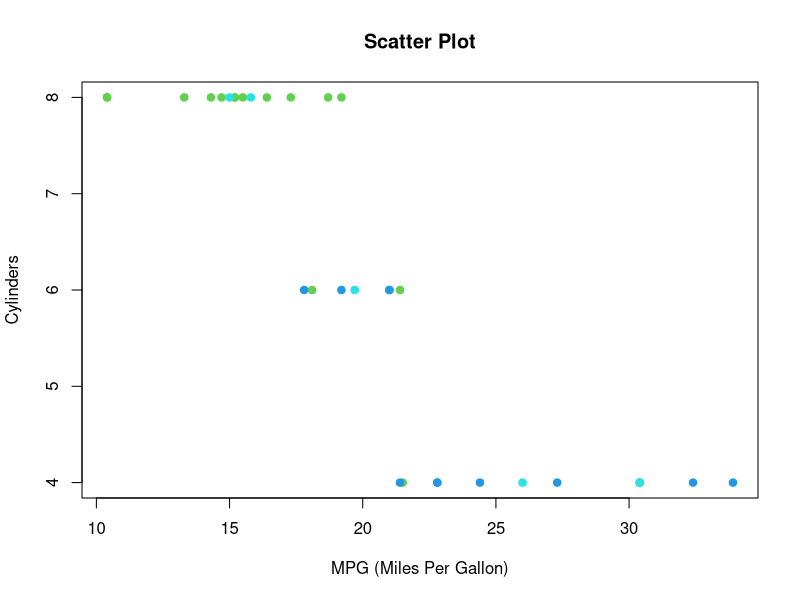
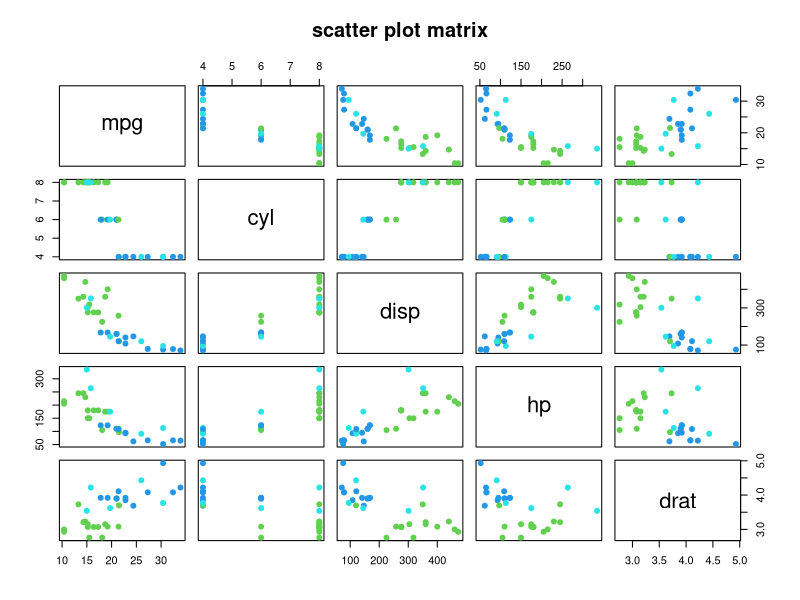
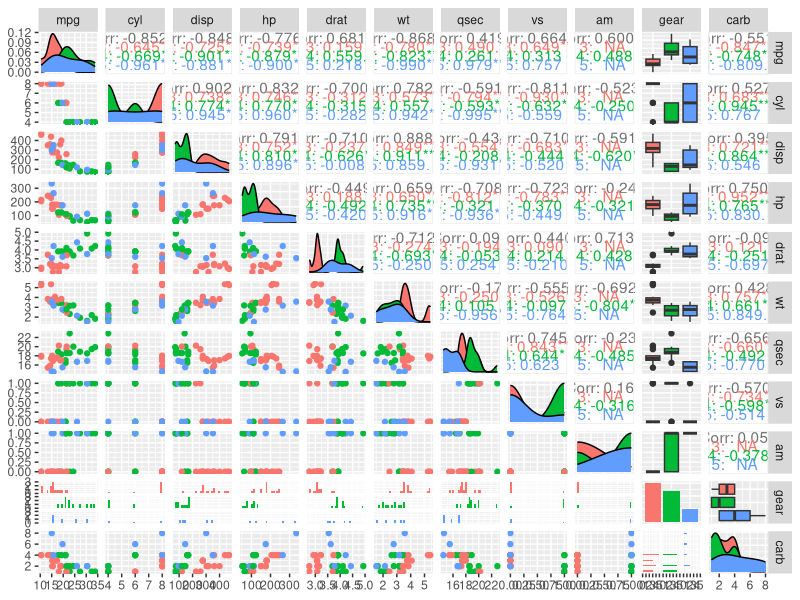
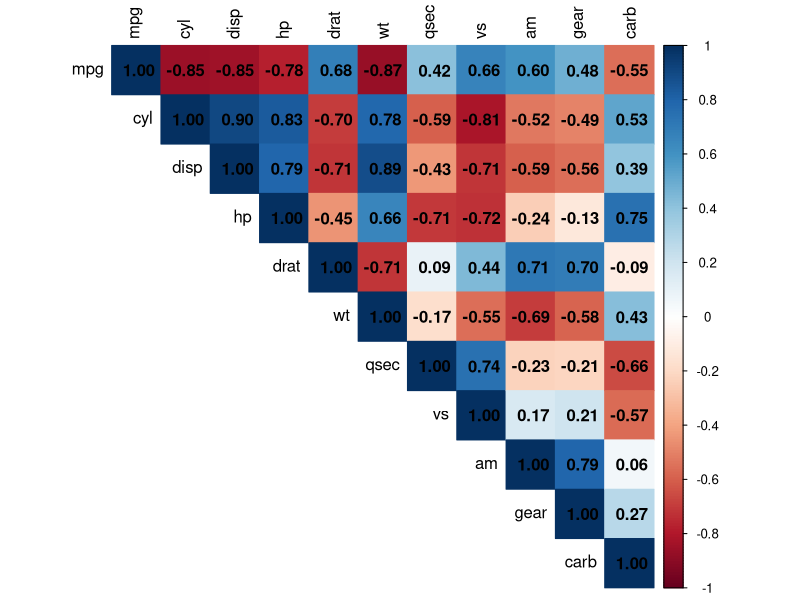
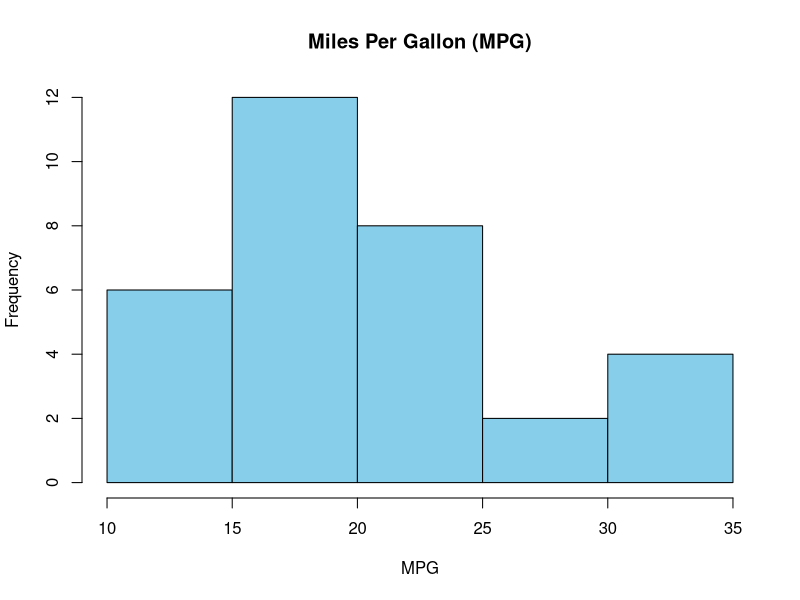
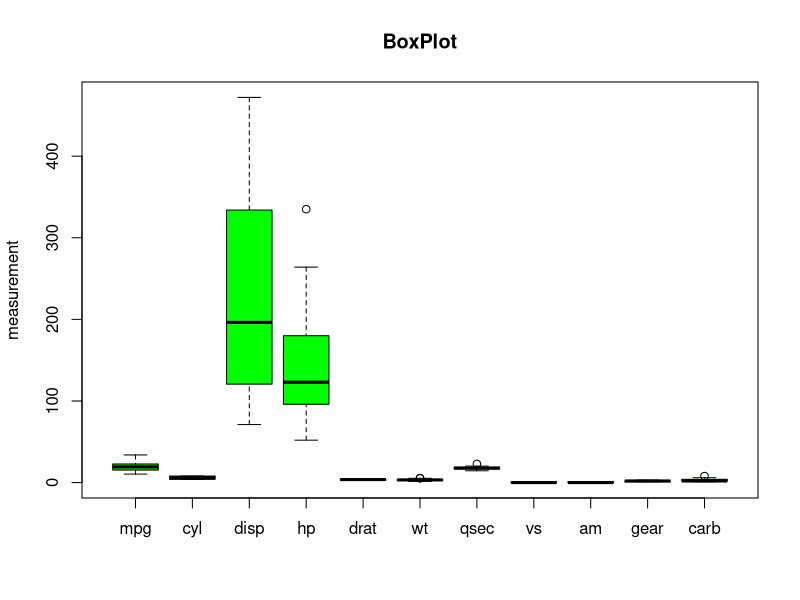
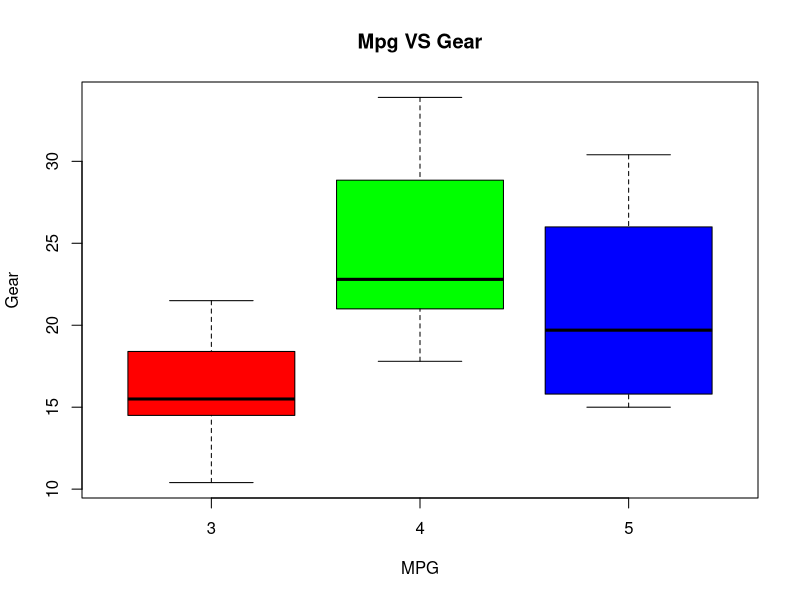
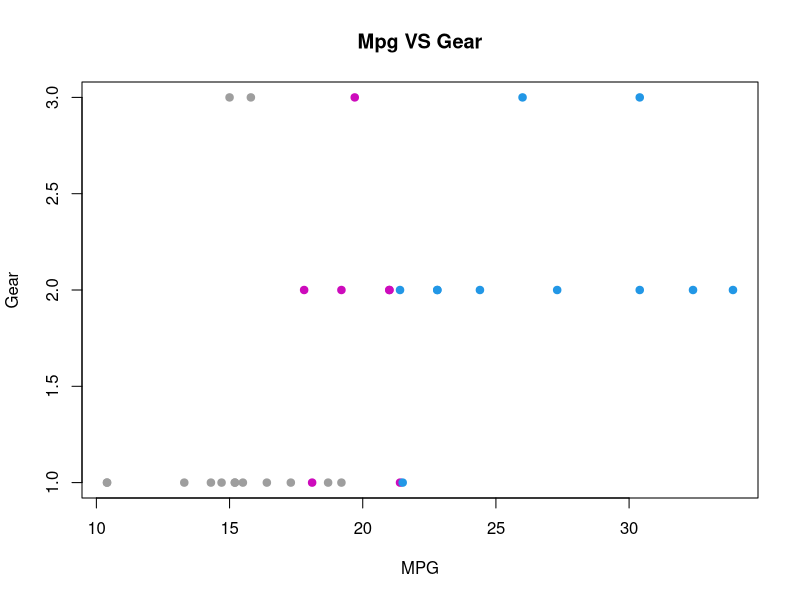

The R script that drew these images, in order: (Note: this script raises an error after producing the figures.)
#installing and checking for packages
install.packages("GGally")
install.packages("corrplot")

library(GGally)
library(corrplot)

#loading dataset
data(mtcars)

#viewing dataset
head(mtcars)
tail(mtcars)
View(mtcars)

#structure of dataset
str(mtcars)
dim(mtcars)

names(mtcars)
summary (mtcars)

#descriptive statistics-- dataset[rows, cols]
colMeans(mtcars[1:3,1:4])

#1-- apply function to each row 
#2-- apply function to each column
apply(mtcars, 2, median)
apply(mtcars, 2, sd)
apply(mtcars, 2, var)
apply(mtcars, 2, min)
apply(mtcars, 2, max)

#covariance and correlation matrix
cov_matrix <- cov(mtcars)
cor_matrix <- cor(mtcars)

cov_matrix
cor_matrix


#scatter plot
plot(
  mtcars$mpg,
  mtcars$cyl,
  col = mtcars$gear,
  pch = 19,
  xlab = "MPG (Miles Per Gallon)",
  ylab = "Cylinders",
  main = "Scatter Plot"
)


#scatter plot matrix
pairs(
  mtcars[1:5],
  col=mtcars$gear,
  pch = 19,
  main="scatter plot matrix"
)


#enhanced scatter plot matrix
mtcars$gear <- factor(mtcars$gear)

ggpairs(
  mtcars,
  aes(color=gear)
)


#correlation heat map plot
corrplot(
  cor_matrix,
  method="color",
  type="upper",
  addCoef.col = "black",
  tl.col = "black",
  tl.srt = 90
)


#histograms
hist(
  mtcars$mpg,
  col="skyblue",
  main="Miles Per Gallon (MPG)",
  xlab="MPG"
)

#boxplot
boxplot(
  mtcars,
  col="green",
  main="BoxPlot",
  ylab="measurement"
)


boxplot(
  mpg~gear,
  data=mtcars,
  col=c("red","green","blue"),
  main="Mpg VS Gear",
  xlab="MPG",
  ylab="Gear"
)


plot(
  mtcars$mpg,
  mtcars$gear,
  col=mtcars$cyl,
  pch=19,
  main="Mpg VS Gear",
  xlab="MPG",
  ylab="Gear"
)

legend(
  "topleft",
  legend=levels(mtcars$mpg),
  col=1:5,
  pch=19
)

round(cor_matrix,3)

#EXERCISE QUESTIONS

#q1
data(mtcars)
View(mtcars)

#q2
head(mtcars)

#q3
str(mtcars)
dim(mtcars)

#q4
cols=cbind(mpg,disp,hp,wt)
colMeans(cols)
apply(cols, 2, median)
apply(cols, 2, sd)
apply(cols, 2, var)
apply(cols, 2, min)
apply(cols, 2, max)

#q5
cov_matrix <- cov(mtcars)
cor_matrix <- cor(mtcars)
cor_matrix2 <- cor(cols)

cov_matrix
cor_matrix
cor_matrix2

#q6
plot(
  mtcars$wt,
  mtcars$mpg,
  col=mtcars$hp,
  pch=16,
  main="Weight VS Milage",
  xlab="Weight",
  ylab="Milage"
)

pairs(
  cols,
  col=mtcars$cyl,
  pch = 19,
  main="scatter plot matrix of selected matrix"
)

#for everything
corrplot(
  cor_matrix,
  method="color",
  type="upper",
  addCoef.col = "black",
  tl.col = "black",
  tl.srt = 90
)

#for selected cols
library(corrplot)
corrplot(
  cor_matrix2,
  method="color",
  type="upper",
  addCoef.col = "black",
  tl.col = "black",
  tl.srt = 90
)

attach(mtcars)
par(mfrow=c(2,2))
hist(
  mpg,
  col="skyblue",
  main="Miles Per Gallon (MPG)",
  xlab="MPG"
)

hist(
  disp,
  col="green",
  main="Display",
  xlab="Display"
)

hist(
  wt,
  col="yellow",
  main="Weight",
  xlab="wt"
)

hist(
  hp,
  col="blue",
  main="HP",
  xlab="HP"
)
par(mfrow = c(1, 1))

boxplot(
  cols,
  col="darkgreen",
  main="BoxPlot",
  ylab="measurement"
)

cor_matrix3 <- cor(wt,mpg)
cor_matrix3
